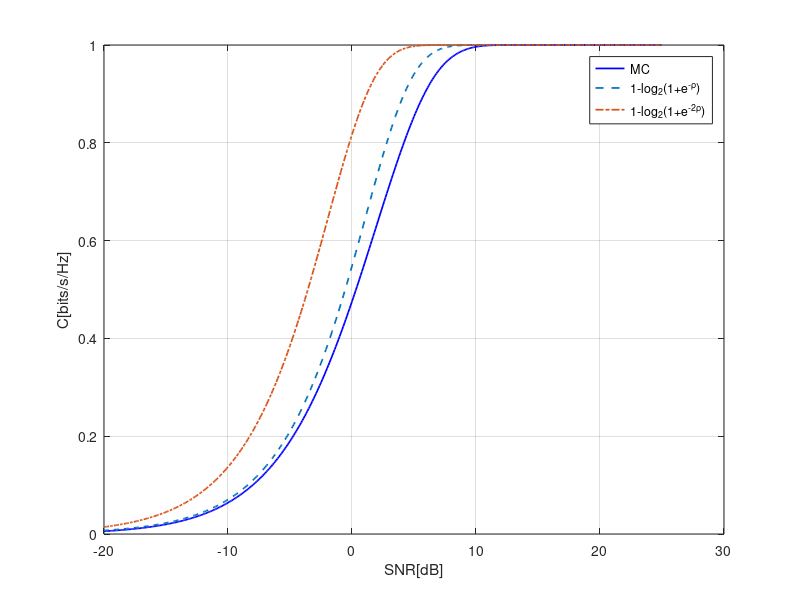

The MATLAB source for this figure:
N=10000;
SNR=-20:0.1:25;  %in dB scale
C=zeros(length(SNR),1);
C1=zeros(length(SNR),1);
C2=zeros(length(SNR),1);
sigma=zeros(length(SNR),1);
gamma=zeros(length(SNR),1);
z=normrnd(0,1,N,1);
for a=1:length(SNR)
   sigma(a)=10^(SNR(a)/(-20));
   gamma(a)=1/sigma(a)^2;
   z1=sigma(a)*z;
   C(a)=1-mean(log(1+exp(-2*(1+z1)/sigma(a)^2))/log(2));
   C1(a)=1-log(1+exp(-gamma(a)))/log(2);
   C2(a)=1-log(1+exp(-2*gamma(a)))/log(2);
end
plot(SNR,C,'b','linewidth',1.25)
hold on
plot(SNR,C1,'--','linewidth',1.25)
plot(SNR,C2,'-.','linewidth',1.25)
grid on
xlabel('SNR[dB]')
ylabel('C[bits/s/Hz]')
legend('MC','1-log_2(1+e^{-\rho})','1-log_2(1+e^{-2\rho})')